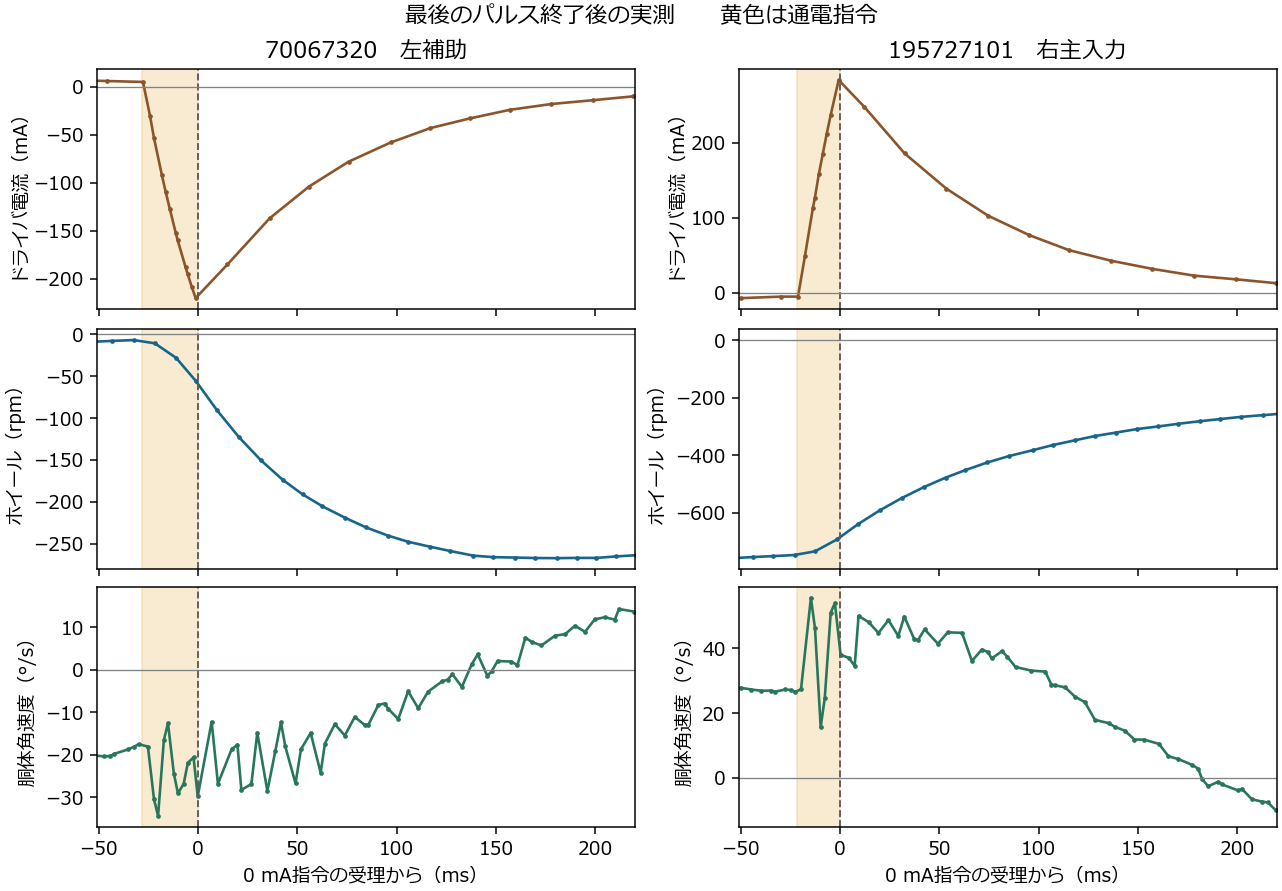

Source code (Python):
"""Compare signed wheel current, RPM and body gyro around acknowledged zero-current commands."""
import argparse
from bisect import bisect_left
import csv
import json
from pathlib import Path


def trace(folder):
    meta = json.loads((folder/'metadata.json').read_bytes())
    epoch, = {f['frame_us']-f['measurement_time_us'] for f in meta['foot_frames']
              if f['state_id'] == 3 and f['timestamp_valid']}
    channels = {
        'command': ('roller_applied_command_time_us','roller_applied_current_mA', None),
        'current': ('roller_current_sample_time_us','roller_actual_current_mA','roller_current_valid'),
        'rpm': ('roller_speed_sample_time_us','roller_speed_rpm','roller_speed_valid'),
        'body': ('body_rate_sample_time_us','gy_dps',None),
    }
    unique = {k:{} for k in channels}
    with (folder/'timeseries.csv').open(encoding='utf8',newline='') as stream:
        for row in csv.DictReader(stream):
            if row['state_id'] != '3':
                continue
            for name,(clock,field,valid) in channels.items():
                if valid and row[valid] != '1' or not row[clock] or not row[field]:
                    continue
                stamp = int(row[clock])
                ms = ((stamp-epoch) & 0xffffffff)/1000
                if not stamp or ms > 60000 or ms in unique[name]:
                    continue
                value = float(row[field])
                if name == 'body':
                    value = (value-float(row['mekf_bias_y_dps']))*meta['mekf_gyro_y_scale']
                unique[name][ms] = value
    return meta, {k:sorted(v.items()) for k,v in unique.items()}


def charge(points,start,end):
    """Signed driver readback integral (mA s), linearly bracketed at both ends."""
    times = [t for t,_ in points]
    if not times or start < times[0] or end > times[-1]:
        return None
    def at(t):
        j = bisect_left(times,t)
        if times[j] == t:
            return points[j][1]
        (t0,y0),(t1,y1) = points[j-1:j+1]
        return y0+(y1-y0)*(t-t0)/(t1-t0)
    inside = [(start,at(start)), *[(t,y) for t,y in points if start<t<end], (end,at(end))]
    return sum((b-a)*(y+z)*.0005 for (a,y),(b,z) in zip(inside,inside[1:]))


def analyze(folder):
    meta, sample = trace(folder)
    events = [w for w in meta['walking_energy']['records'] if w['executed']]
    zeros = [t for t,v in sample['command'] if v == 0]
    out = []
    for e in events:
        off = min(zeros,key=lambda t: abs(t-e['output_end_ms']))
        on,cmd = min(((t,v) for t,v in sample['command'] if v),key=lambda tv: abs(tv[0]-e['output_start_ms']))
        if max(abs(on-e['output_start_ms']), abs(off-e['output_end_ms'])) > 8 or on >= off:
            raise ValueError('No matching acknowledged command pair')
        next_on = next((t for t,v in sample['command'] if t>off and v),float('inf'))
        side = 1 if cmd>0 else -1
        relative = {k:[(t-off,v) for t,v in values if on-40 <= t < min(off+235, next_on)]
                    for k,values in sample.items()}
        def segment(channel,start,end):
            return [(t,v) for t,v in relative[channel] if start <= t < end]

        before = segment('current',on-off,0)
        after = segment('current',0,60)
        rpm_before = segment('rpm',on-off,0)
        rpm_after = segment('rpm',0,40)
        if len(before) < 1 or len(after) < 1 or not rpm_before or len(rpm_after)<2:
            raise ValueError('Insufficient trace coverage for release comparison')
        # The window ends at the next acknowledged nonzero command, including same-side commands.
        residual = [v for _,v in after]
        out.append(dict(run=folder.name, side=e['side'], return_aid=e['return_event'], on=on,off=off,
                        command_mA=cmd, last_on_mA=before[-1][1], post_mA=after,
                        on_charge_mA_s=charge(relative['current'],on-off,0),
                        next_100ms_charge_mA_s=charge(relative['current'],0,100),
                        all_post_same_sign=all(v*side>0 for v in residual),
                        post_current_decays=all(side*a >= side*b for a,b in zip(residual,residual[1:])),
                        post_wheel_delta_rpm=rpm_after[-1][1]-rpm_before[-1][1],
                        wheel_keeps_driving_sign=side*(rpm_after[-1][1]-rpm_before[-1][1])>0,
                        wheel_abs_speed_falls=abs(rpm_after[-1][1])<abs(rpm_before[-1][1]),
                        first_after_rpm=rpm_after[0], last_before_rpm=rpm_before[-1],
                        wheel_at_end=rpm_after[-1], relative=relative))
    return out


def draw(runs, output):
    import matplotlib.pyplot as plt
    plt.rcParams['font.family'] = ['Meiryo','DejaVu Sans']
    fig, axes = plt.subplots(3,2,figsize=(9.5,6.6),sharex='col',layout='constrained')
    for col,events in enumerate(runs):
        e = events[-1]
        for ax,(key,label,color) in zip(axes[:,col],[
                ('current','ドライバ電流（mA）','#8b542a'),
                ('rpm','ホイール（rpm）','#17658a'),('body','胴体角速度（°/s）','#28765b')]):
            t,v=zip(*e['relative'][key])
            ax.plot(t,v,'.-', color=color,linewidth=1.4,markersize=3)
            ax.axvspan(e['on']-e['off'],0,color='#ebbf69',alpha=.3)
            ax.axvline(0,color='#61595a',linestyle='--',linewidth=1)
            ax.axhline(0,color='#7e8385',linewidth=.7)
            ax.set(ylabel=label,xlim=(-51,220))
        axes[0,col].set_title(f"{e['run']}　{'左補助' if e['return_aid'] else '右主入力'}")
        axes[-1,col].set_xlabel('0 mA指令の受理から（ms）')
    fig.suptitle('最後のパルス終了後の実測　　黄色は通電指令')
    fig.savefig(output,dpi=135)


if __name__ == '__main__':
    parser = argparse.ArgumentParser(description=__doc__)
    parser.add_argument('folders',nargs='+',type=Path)
    parser.add_argument('--plot',type=Path)
    args = parser.parse_args()
    runs = [analyze(f) for f in args.folders]
    events = [e for run in runs for e in run]
    print('Total pulses excluding start kick:', len(events))
    for key in ('all_post_same_sign','post_current_decays','wheel_keeps_driving_sign','wheel_abs_speed_falls'):
        print(key, sum(e[key] for e in events))
    for events in runs:
        e=events[-1]
        print(e['run'], 'acknowledged on/off (ms):', e['on'],e['off'])
        print('Signed readback integrals (mA s), on / next 100 ms:',
              e['on_charge_mA_s'],e['next_100ms_charge_mA_s'])
        for n in ('current','rpm','body'):
            print(n,[(round(t,1),round(v,1)) for t,v in e['relative'][n]])
    if args.plot:
        if len(runs)!=2:
            parser.error('--plot requires the two run folders in experimental order')
        draw(runs,args.plot)
